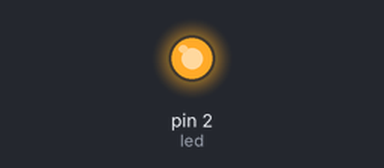
Bench run of a sketch on a simulated Arduino Uno, built with avr-gcc and run on an emulated ATmega328P. Shown: output pins drawn as LEDs (lit = HIGH). What the sketch prints to the serial monitor is not drawn.

Above: at 0.1 s.
Timing chart, 0 to 1.6 s (numbered marks = the images above):
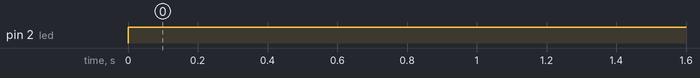

The sketch:

led_test.ino
```cpp
int led =  2;

void setup() {
  Serial.begin(9600);
  pinMode(led, OUTPUT);
}

void loop() {
   Serial.println("Running");

  digitalWrite(led, HIGH);

}
```

Measured:
- by itself, pin 2 (led): LOW → HIGH at 0.00 s
